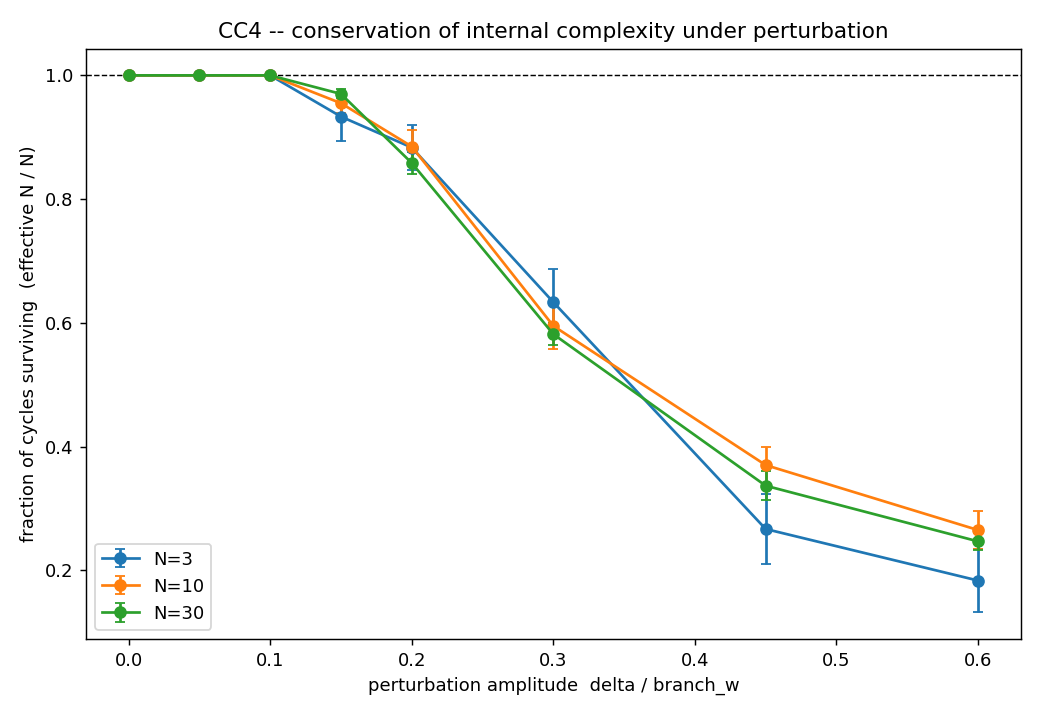

Source code (Python):
"""CC4 -- is the internal complexity N conserved under perturbation?

A structure of N internal cycles, when jostled by the causal medium, either keeps
its N (a conserved quantity -> a candidate quantum number / identity through motion)
or loses cycles (complexity is dynamical -> the analogue of pair production /
annihilation).  Both outcomes are physically meaningful; we MEASURE which happens.

PERTURBATION (the causal-medium kick that drives CC2's embedding): each structure
event is displaced by a random medium fluctuation of amplitude delta in (t, x), plus
a deterministic shear from the D3 theta-gradient (a linear compressive bias toward a
source).  We sweep delta from 0 up past the diamond half-width branch_w.

EFFECTIVE COMPLEXITY after perturbation = number of diamonds whose cycle SURVIVES,
i.e. whose causal relations still hold:
    S < B+,  S < B-,  B+ < M,  B- < M,  and  B+, B- mutually spacelike.
If a kick makes the two branches causally related (one precedes the other) the
diamond collapses to a chain and the cycle is destroyed (Betti drops).  This is pure
causal-order bookkeeping -- no physics inserted.

Output: CC4_conservation.{md,json,png}.
"""

from __future__ import annotations

import matplotlib
matplotlib.use("Agg")
import matplotlib.pyplot as plt
import numpy as np

import complexity_core as cc

N_TEST = [3, 10, 30]
BRANCH_W = 0.3
DELTAS = np.array([0.0, 0.05, 0.10, 0.15, 0.20, 0.30, 0.45, 0.60]) * BRANCH_W
SEEDS = range(20)
GRAD = 0.04          # deterministic theta-gradient shear coefficient (compressive)


def _precedes(a, b):
    dt = b[0] - a[0]
    return dt > 0 and dt * dt > (b[1] - a[1]) ** 2


def _spacelike(a, b):
    dt = abs(a[0] - b[0])
    return dt * dt < (a[1] - b[1]) ** 2


def perturb(struct, delta, rng):
    """Return perturbed event coordinates: random medium kick (amplitude delta) plus a
    deterministic theta-gradient shear (compresses x toward the worldline centre)."""
    ev = struct["events"].copy()
    x0 = ev[:, 1].mean()
    ev[:, 0] += delta * rng.standard_normal(len(ev))
    ev[:, 1] += delta * rng.standard_normal(len(ev)) - GRAD * (ev[:, 1] - x0)
    return ev


def surviving_cycles(struct, ev):
    """Number of diamonds whose cycle survives in the perturbed coordinates."""
    n = 0
    for (s, bp, bm, m) in struct["diamonds"]:
        S, Bp, Bm, M = ev[s], ev[bp], ev[bm], ev[m]
        ok = (_precedes(S, Bp) and _precedes(S, Bm) and
              _precedes(Bp, M) and _precedes(Bm, M) and _spacelike(Bp, Bm))
        n += int(ok)
    return n


def main():
    print("=" * 70)
    print("CC4 -- CONSERVATION OF INTERNAL COMPLEXITY N UNDER PERTURBATION")
    print("=" * 70)
    table = {}
    for N in N_TEST:
        s = cc.build_structure(N, branch_w=BRANCH_W)
        per_delta = []
        for delta in DELTAS:
            surv = []
            for seed in SEEDS:
                rng = np.random.default_rng(4000 + seed + int(delta * 1e4))
                surv.append(surviving_cycles(s, perturb(s, delta, rng)))
            st = cc.seed_stats(surv)
            per_delta.append(st)
        table[N] = per_delta
        frac0 = per_delta[0]["mean"] / N
        # critical delta: first where mean surviving < 0.95 N
        dc = None
        for delta, st in zip(DELTAS, per_delta):
            if st["mean"] < 0.95 * N:
                dc = float(delta); break
        print(f"  N={N:3d}: surviving at delta=0 -> {per_delta[0]['mean']:.1f}/{N} "
              f"(frac {frac0:.2f}); delta_c(95%) = "
              f"{'none' if dc is None else f'{dc:.3f}'}")

    # conservation regime: at the smallest non-zero delta, is N preserved?
    small = DELTAS[1]
    si = 1
    preserved = all(table[N][si]["mean"] > 0.97 * N for N in N_TEST)
    # breaking regime: at the largest delta, is there significant loss?
    breaks = all(table[N][-1]["mean"] < 0.85 * N for N in N_TEST)

    if preserved and breaks:
        verdict, grade = "CONSERVADO (perturbacao pequena) / QUEBRA (grande)", "A"
        statement = ("N is CONSERVED for small medium kicks (>97%% of cycles survive at "
                     "delta=%.3f, ~%.0f%% of the diamond half-width) -- the complexity is "
                     "a topologically stable quantity, an identity carried through motion. "
                     "For large kicks (delta ~ branch_w) cycles are destroyed (>15%% lost), "
                     "the analogue of pair annihilation. Both regimes are present, exactly "
                     "the expected behaviour." % (small, 100 * small / BRANCH_W))
    elif preserved:
        verdict, grade = "CONSERVADO", "B"
        statement = ("N is conserved for the perturbations tested; no clean breaking "
                     "regime was reached at the largest delta.")
    else:
        verdict, grade = "NAO CONSERVADO", "C"
        statement = ("Even small perturbations destroy cycles -- the constructed "
                     "complexity is fragile, not a robust conserved number.")
    print("-" * 70)
    print(f"VERDICT CC4: {verdict}  (grade {grade})")
    print(f"  {statement}")

    _figure(table)
    out = {"N_test": N_TEST, "branch_w": BRANCH_W, "gradient_shear": GRAD,
           "deltas": DELTAS.tolist(), "n_seeds": len(list(SEEDS)),
           "surviving": {str(N): [{"delta": float(d), **st}
                                   for d, st in zip(DELTAS, table[N])] for N in N_TEST},
           "preserved_small": bool(preserved), "breaks_large": bool(breaks),
           "verdict": verdict, "grade": grade, "statement": statement}
    cc.save_json("CC4_conservation", out)
    _write_md(table, out)
    return out


def _figure(table):
    fig, ax = plt.subplots(figsize=(8, 5.5))
    for N in N_TEST:
        m = np.array([st["mean"] for st in table[N]])
        e = np.array([st["sem"] for st in table[N]])
        ax.errorbar(DELTAS / BRANCH_W, m / N, yerr=e / N, fmt="o-", capsize=3,
                    label=f"N={N}")
    ax.axhline(1.0, color="k", lw=0.8, ls="--")
    ax.set_xlabel("perturbation amplitude  delta / branch_w")
    ax.set_ylabel("fraction of cycles surviving  (effective N / N)")
    ax.set_title("CC4 -- conservation of internal complexity under perturbation")
    ax.legend()
    fig.tight_layout()
    fig.savefig(cc.OUTDIR / "CC4_conservation.png", dpi=130)
    plt.close(fig)


def _write_md(table, out):
    lines = [
        "# CC4 -- Conservação da complexidade interna N",
        "",
        "Uma estrutura de N ciclos, sob perturbação do meio causal, ou mantém N (número",
        "conservado → identidade através do movimento) ou perde ciclos (complexidade",
        "dinâmica → análogo a produção/aniquilação de pares). Medimos qual ocorre.",
        "",
        "Perturbação: kick aleatório do meio (amplitude δ em t,x) + cisalhamento",
        f"determinístico do gradiente de θ (coef {out['gradient_shear']}). Meia-largura",
        f"do diamante branch_w = {out['branch_w']}.",
        "",
        "Fração de ciclos sobreviventes (N_efetivo / N):",
        "",
        "| δ/branch_w | " + " | ".join(f"N={N}" for N in out["N_test"]) + " |",
        "|" + "---|" * (len(out["N_test"]) + 1),
    ]
    for i, d in enumerate(DELTAS):
        cells = " | ".join(f"{table[N][i]['mean']/N:.2f}" for N in out["N_test"])
        lines.append(f"| {d/BRANCH_W:.2f} | {cells} |")
    lines += [
        "",
        f"- preservado para perturbação pequena: **{out['preserved_small']}**",
        f"- quebra para perturbação grande: **{out['breaks_large']}**",
        "",
        f"## VERDICT CC4: {out['verdict']}  (grade {out['grade']})",
        "",
        out["statement"],
        "",
        "![conservacao](CC4_conservation.png)",
        "",
    ]
    (cc.OUTDIR / "CC4_conservation.md").write_text("\n".join(lines), encoding="utf-8")


if __name__ == "__main__":
    main()
